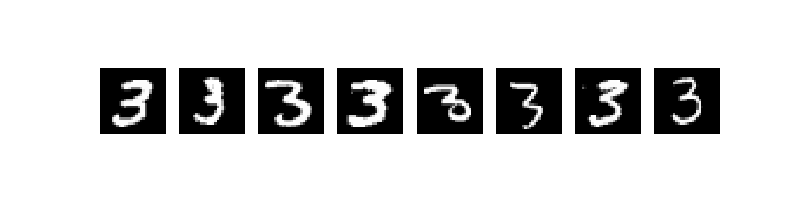

The script that saved this image:
import sys
import os
import time
import logging
import matplotlib.pyplot as plt

import torch
import torch.nn as nn
from torch.utils.data import DataLoader, BatchSampler, RandomSampler
from torchvision import datasets, transforms

from model import VRNN

IMG_FOLDER = 'images/'
LOG_FILENAME = 'logs/vrnn_{}.log'.format(time.strftime("%Y%m%d-%H%M%S"))
logging.basicConfig(filename=LOG_FILENAME, level=logging.INFO)
logging.getLogger().addHandler(logging.StreamHandler(sys.stdout))

x_dim = 784
h_dim = 100
z_dim = 16
n_epochs = 100
clip = 10
learning_rate = 1e-3
batch_size = 128
seq_len = 8
seed = 128
print_every = 60000 // (4 * batch_size * seq_len)
save_every = 10


def plot_sample(model, epoch):
    sample = model.sample(8)
    imgs = sample.numpy().reshape(8, 28, 28)
    plt.figure(figsize=(8, 2))
    for i, img in enumerate(imgs):
        plt.subplot(1, len(imgs), i + 1)
        plt.axis('off')
        plt.imshow(img, cmap="gray")
    figname = 'fig_{}.png'.format(epoch)
    dest = os.path.join(IMG_FOLDER, figname)
    plt.savefig(dest)
    plt.show()
    plt.pause(2)
    plt.close()


def train_iter_log(epoch, batch_idx, data, kld_loss, nll_loss):
    str = 'Train Epoch: {} [{}/{} ({:.0f}%)] KLD Loss: {:.3f} NLL Loss: {:.3f}'
    logging.info((str.format(epoch, batch_idx * len(data),
                             len(train_loader.dataset),
                             100. * batch_idx / len(train_loader),
                             kld_loss.item() / batch_size,
                             nll_loss.item() / batch_size)))


def min_max_norm(x, min, max):
    return (x - min) / (max - min)


def mini_batchify(mini_batch_size, data):

    num_m_batch = len(data) // mini_batch_size
    mini_batched_data = [] * num_m_batch
    for i in range(num_m_batch):
        mini_batched_data.append(data[i * mini_batch_size:(i + 1) * mini_batch_size])

    return torch.stack(mini_batched_data)


def train(epoch):
    train_loss = 0
    for batch_idx, (data, _) in enumerate(train_loader):

        data = mini_batchify(seq_len, data)
        data = data.view(seq_len, batch_size, x_dim)
        data = min_max_norm(data, data.min().item(), data.max().item())

        optimizer.zero_grad()
        kld_loss, nll_loss = model(data)
        loss = kld_loss + nll_loss
        loss.backward()
        optimizer.step()

        nn.utils.clip_grad_norm_(model.parameters(), clip)

        if batch_idx % print_every == 0:
            train_iter_log(epoch, batch_idx, data, kld_loss, nll_loss)

        train_loss += loss.item()

    plot_sample(model, epoch)
    avg_loss = train_loss / len(train_loader.dataset)
    logging.info('==> Epoch: {} Average loss: {:.4f}'.format(epoch,
                                                             avg_loss))


def test(epoch):

    mean_kld_loss, mean_nll_loss = 0, 0
    for i, (data, _) in enumerate(test_loader):

        data = mini_batchify(seq_len, data)
        data = data.squeeze().view(seq_len, batch_size, x_dim)
        data = min_max_norm(data, data.min().item(), data.max().item())

        kld_loss, nll_loss = model(data)
        mean_kld_loss += kld_loss.item()
        mean_nll_loss += nll_loss.item()

    mean_kld_loss /= len(test_loader.dataset)
    mean_nll_loss /= len(test_loader.dataset)

    logging.info('==> Test loss: KLD Loss = {:.3f}, NLL Loss = {:.3f} '.format(
        mean_kld_loss, mean_nll_loss))


if __name__ == "__main__":

    torch.manual_seed(seed)
    plt.ion()

    train_dataset = datasets.MNIST('data', train=True, download=True,
                                   transform=transforms.ToTensor())
    test_dataset = datasets.MNIST('data', train=False, download=True,
                                  transform=transforms.ToTensor())

    train_loader = DataLoader(train_dataset,
                              batch_size=batch_size * seq_len, shuffle=True,
                              drop_last=True)
    test_loader = DataLoader(test_dataset,
                             batch_size=batch_size * seq_len, shuffle=True,
                             drop_last=True)

    model = VRNN(seq_len, x_dim, h_dim, z_dim)
    model.load_state_dict(torch.load('saves/vrnn_state_dict_91.pth'))
    optimizer = torch.optim.Adam(model.parameters(), lr=learning_rate)

    total_time = 0
    epoch_start_time = time.time()
    for epoch in range(1, n_epochs + 1):

        train(epoch)
        test(epoch)

        if epoch % save_every == 0:
            fn = 'saves/vrnn_state_dict_' + str(epoch) + '.pth'
            torch.save(model.state_dict(), fn)
            logging.info('Saved model to ' + fn)

        curr_time = time.time()
        epoch_time = (curr_time - epoch_start_time) / 60
        epoch_start_time = curr_time
        total_time += epoch_time
        remaining_epochs = n_epochs - epoch
        logging.info('Time for current epoch - {:.2f} mins'.format(epoch_time))
        logging.info('Est. remaining training time for {} epochs - {:.2f} mins'.format(
                     remaining_epochs, remaining_epochs * epoch_time))
        logging.info('*****' * 15)
    logging.info('Training done for {} epochs in {} time'.format(n_epochs,
                                                                 total_time))
